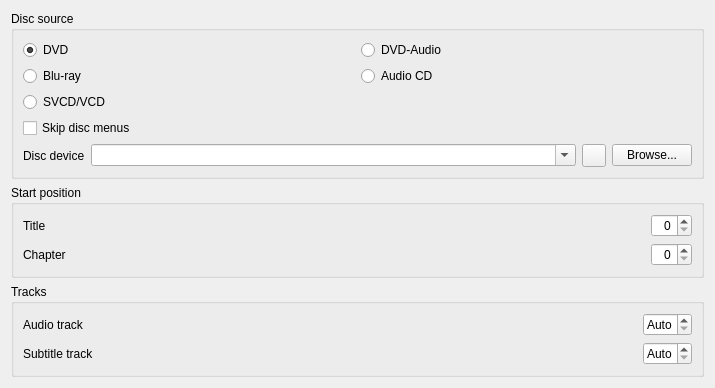
<?xml version="1.0" encoding="UTF-8"?>
<ui version="4.0">
 <author>Jean-Baptiste Kempf</author>
 <class>OpenDisk</class>
 <widget class="QWidget" name="OpenDisk">
  <property name="geometry">
   <rect>
    <x>0</x>
    <y>0</y>
    <width>715</width>
    <height>347</height>
   </rect>
  </property>
  <property name="windowTitle">
   <string>Form</string>
  </property>
  <layout class="QVBoxLayout" name="verticalLayout">
   <item>
    <widget class="QGroupBox" name="diskGroupBox">
     <property name="sizePolicy">
      <sizepolicy hsizetype="Preferred" vsizetype="Minimum">
       <horstretch>0</horstretch>
       <verstretch>0</verstretch>
      </sizepolicy>
     </property>
     <property name="title">
      <string>Disc source</string>
     </property>
     <layout class="QVBoxLayout" name="discSourceLayout">
      <item>
       <widget class="QWidget" name="discTypeChoices">
        <layout class="QGridLayout" name="discTypeLayout">
         <property name="leftMargin">
          <number>0</number>
         </property>
         <property name="rightMargin">
          <number>0</number>
         </property>
         <property name="topMargin">
          <number>0</number>
         </property>
         <property name="bottomMargin">
          <number>0</number>
         </property>
         <item row="0" column="0">
          <widget class="QRadioButton" name="dvdRadioButton">
           <property name="layoutDirection">
            <enum>Qt::LayoutDirection::LeftToRight</enum>
           </property>
           <property name="text">
            <string>DVD</string>
           </property>
           <property name="checked">
            <bool>true</bool>
           </property>
          </widget>
         </item>
         <item row="0" column="1">
          <widget class="QRadioButton" name="dvdaRadioButton">
           <property name="text">
            <string>DVD-Audio</string>
           </property>
          </widget>
         </item>
         <item row="1" column="0">
          <widget class="QRadioButton" name="bdRadioButton">
           <property name="text">
            <string>Blu-ray</string>
           </property>
          </widget>
         </item>
         <item row="1" column="1">
          <widget class="QRadioButton" name="audioCDRadioButton">
           <property name="text">
            <string>Audio CD</string>
           </property>
          </widget>
         </item>
         <item row="2" column="0">
          <widget class="QRadioButton" name="vcdRadioButton">
           <property name="text">
            <string>SVCD/VCD</string>
           </property>
          </widget>
         </item>
        </layout>
       </widget>
      </item>
      <item>
       <widget class="QCheckBox" name="dvdsimple">
        <property name="toolTip">
         <string>Disable Disc Menus</string>
        </property>
        <property name="text">
         <string>Skip disc menus</string>
        </property>
       </widget>
      </item>
      <item>
       <layout class="QGridLayout" name="discDeviceLayout">
        <item row="0" column="0">
         <widget class="QLabel" name="deviceLabel">
          <property name="text">
           <string>Disc device</string>
          </property>
          <property name="buddy">
           <cstring>deviceCombo</cstring>
          </property>
         </widget>
        </item>
        <item row="0" column="1">
         <widget class="QComboBox" name="deviceCombo">
          <property name="sizePolicy">
           <sizepolicy hsizetype="MinimumExpanding" vsizetype="Fixed">
            <horstretch>0</horstretch>
            <verstretch>0</verstretch>
           </sizepolicy>
          </property>
          <property name="editable">
           <bool>true</bool>
          </property>
         </widget>
        </item>
        <item row="0" column="2">
         <widget class="QToolButton" name="ejectButton">
          <property name="sizePolicy">
           <sizepolicy hsizetype="Fixed" vsizetype="Minimum">
            <horstretch>0</horstretch>
            <verstretch>0</verstretch>
           </sizepolicy>
          </property>
          <property name="toolTip">
           <string>Eject the disc</string>
          </property>
         </widget>
        </item>
        <item row="0" column="3">
         <widget class="QPushButton" name="browseDiscButton">
          <property name="sizePolicy">
           <sizepolicy hsizetype="Maximum" vsizetype="Fixed">
            <horstretch>0</horstretch>
            <verstretch>0</verstretch>
           </sizepolicy>
          </property>
          <property name="text">
           <string>Browse...</string>
          </property>
         </widget>
        </item>
       </layout>
      </item>
     </layout>
    </widget>
   </item>
   <item>
    <widget class="QGroupBox" name="diskOptionBox">
     <property name="title">
      <string>Start position</string>
     </property>
     <layout class="QGridLayout" name="discPositionLayout">
      <item row="0" column="0">
       <widget class="QLabel" name="titleLabel">
        <property name="text">
         <string>Title</string>
        </property>
        <property name="buddy">
         <cstring>titleSpin</cstring>
        </property>
       </widget>
      </item>
      <item row="0" column="1">
       <widget class="QSpinBox" name="titleSpin">
        <property name="sizePolicy">
         <sizepolicy hsizetype="Maximum" vsizetype="Fixed">
          <horstretch>0</horstretch>
          <verstretch>0</verstretch>
         </sizepolicy>
        </property>
        <property name="autoFillBackground">
         <bool>false</bool>
        </property>
        <property name="alignment">
         <set>Qt::AlignmentFlag::AlignRight</set>
        </property>
        <property name="value">
         <number>0</number>
        </property>
       </widget>
      </item>
      <item row="1" column="0">
       <widget class="QLabel" name="chapterLabel">
        <property name="text">
         <string>Chapter</string>
        </property>
        <property name="buddy">
         <cstring>chapterSpin</cstring>
        </property>
       </widget>
      </item>
      <item row="1" column="1">
       <widget class="QSpinBox" name="chapterSpin">
        <property name="sizePolicy">
         <sizepolicy hsizetype="Maximum" vsizetype="Fixed">
          <horstretch>0</horstretch>
          <verstretch>0</verstretch>
         </sizepolicy>
        </property>
        <property name="alignment">
         <set>Qt::AlignmentFlag::AlignRight</set>
        </property>
       </widget>
      </item>
     </layout>
    </widget>
   </item>
   <item>
    <widget class="QGroupBox" name="diskOptionBox_2">
     <property name="title">
      <string>Tracks</string>
     </property>
     <layout class="QGridLayout" name="discTrackLayout">
      <item row="0" column="0">
       <widget class="QLabel" name="audioLabel">
        <property name="text">
         <string>Audio track</string>
        </property>
        <property name="buddy">
         <cstring>audioSpin</cstring>
        </property>
       </widget>
      </item>
      <item row="0" column="1">
       <widget class="QSpinBox" name="audioSpin">
        <property name="sizePolicy">
         <sizepolicy hsizetype="Maximum" vsizetype="Fixed">
          <horstretch>0</horstretch>
          <verstretch>0</verstretch>
         </sizepolicy>
        </property>
        <property name="alignment">
         <set>Qt::AlignmentFlag::AlignRight</set>
        </property>
        <property name="minimum">
         <number>0</number>
        </property>
        <property name="maximum">
         <number>11</number>
        </property>
        <property name="value">
         <number>0</number>
        </property>
        <property name="specialValueText">
         <string>Auto</string>
        </property>
       </widget>
      </item>
      <item row="1" column="0">
       <widget class="QLabel" name="subtitlesLabel">
        <property name="text">
         <string>Subtitle track</string>
        </property>
        <property name="buddy">
         <cstring>subtitlesSpin</cstring>
        </property>
       </widget>
      </item>
      <item row="1" column="1">
       <widget class="QSpinBox" name="subtitlesSpin">
        <property name="sizePolicy">
         <sizepolicy hsizetype="Maximum" vsizetype="Fixed">
          <horstretch>0</horstretch>
          <verstretch>0</verstretch>
         </sizepolicy>
        </property>
        <property name="autoFillBackground">
         <bool>false</bool>
        </property>
        <property name="alignment">
         <set>Qt::AlignmentFlag::AlignRight</set>
        </property>
        <property name="suffix">
         <string />
        </property>
        <property name="minimum">
         <number>0</number>
        </property>
        <property name="maximum">
         <number>11</number>
        </property>
        <property name="value">
         <number>0</number>
        </property>
        <property name="specialValueText">
         <string>Auto</string>
        </property>
       </widget>
      </item>
     </layout>
    </widget>
   </item>
   <item>
    <spacer>
     <property name="orientation">
      <enum>Qt::Orientation::Vertical</enum>
     </property>
     <property name="sizeType">
      <enum>QSizePolicy::Policy::MinimumExpanding</enum>
     </property>
     <property name="sizeHint" stdset="0">
      <size>
       <width>181</width>
       <height>0</height>
      </size>
     </property>
    </spacer>
   </item>
  </layout>
 </widget>
 <tabstops>
  <tabstop>dvdRadioButton</tabstop>
  <tabstop>dvdaRadioButton</tabstop>
  <tabstop>bdRadioButton</tabstop>
  <tabstop>audioCDRadioButton</tabstop>
  <tabstop>vcdRadioButton</tabstop>
  <tabstop>dvdsimple</tabstop>
  <tabstop>deviceCombo</tabstop>
  <tabstop>ejectButton</tabstop>
  <tabstop>browseDiscButton</tabstop>
  <tabstop>titleSpin</tabstop>
  <tabstop>chapterSpin</tabstop>
  <tabstop>audioSpin</tabstop>
  <tabstop>subtitlesSpin</tabstop>
 </tabstops>
 <resources>
  <include location="../../vlc.qrc" />
 </resources>
 <connections />
</ui>
